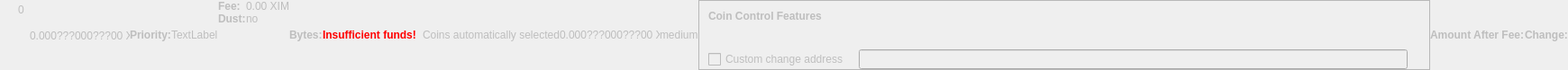
    <widget class="QWidget" name="dummyHideWidget" native="true">
     <property name="enabled">
      <bool>false</bool>
     </property>
     <property name="maximumSize">
      <size>
       <width>100</width>
       <height>22</height>
      </size>
     </property>
     <layout class="QHBoxLayout" name="dummyHideLayout">
      <property name="spacing">
       <number>0</number>
      </property>
      <property name="leftMargin">
       <number>0</number>
      </property>
      <property name="topMargin">
       <number>0</number>
      </property>
      <property name="rightMargin">
       <number>0</number>
      </property>
      <property name="bottomMargin">
       <number>0</number>
      </property>
      <item>
       <layout class="QFormLayout" name="formLayoutCoinControl1">
        <property name="horizontalSpacing">
         <number>10</number>
        </property>
        <property name="verticalSpacing">
         <number>14</number>
        </property>
        <property name="leftMargin">
         <number>10</number>
        </property>
        <property name="topMargin">
         <number>4</number>
        </property>
        <property name="rightMargin">
         <number>6</number>
        </property>
        <item row="0" column="1">
         <widget class="QLabel" name="labelCoinControlBytes">
          <property name="cursor">
           <cursorShape>IBeamCursor</cursorShape>
          </property>
          <property name="contextMenuPolicy">
           <enum>Qt::ActionsContextMenu</enum>
          </property>
          <property name="text">
           <string notr="true">0</string>
          </property>
          <property name="textInteractionFlags">
           <set>Qt::LinksAccessibleByMouse|Qt::TextSelectableByKeyboard|Qt::TextSelectableByMouse</set>
          </property>
         </widget>
        </item>
       </layout>
      </item>
      <item>
       <widget class="QLabel" name="labelCoinControlAfterFee">
        <property name="enabled">
         <bool>false</bool>
        </property>
        <property name="sizePolicy">
         <sizepolicy hsizetype="Fixed" vsizetype="Fixed">
          <horstretch>0</horstretch>
          <verstretch>0</verstretch>
         </sizepolicy>
        </property>
        <property name="minimumSize">
         <size>
          <width>111</width>
          <height>12</height>
         </size>
        </property>
        <property name="maximumSize">
         <size>
          <width>111</width>
          <height>12</height>
         </size>
        </property>
        <property name="cursor">
         <cursorShape>IBeamCursor</cursorShape>
        </property>
        <property name="contextMenuPolicy">
         <enum>Qt::ActionsContextMenu</enum>
        </property>
        <property name="text">
         <string notr="true">0.000???000???00 XIM</string>
        </property>
        <property name="textInteractionFlags">
         <set>Qt::LinksAccessibleByMouse|Qt::TextSelectableByKeyboard|Qt::TextSelectableByMouse</set>
        </property>
       </widget>
      </item>
      <item>
       <widget class="QLabel" name="labelCoinControlPriorityText">
        <property name="enabled">
         <bool>false</bool>
        </property>
        <property name="font">
         <font>
          <weight>75</weight>
          <bold>true</bold>
         </font>
        </property>
        <property name="text">
         <string>Priority:</string>
        </property>
       </widget>
      </item>
      <item>
       <layout class="QHBoxLayout" name="horizontalLayout">
        <item>
         <widget class="QLabel" name="WarningLabel">
          <property name="text">
           <string>TextLabel</string>
          </property>
         </widget>
        </item>
       </layout>
      </item>
      <item>
       <layout class="QFormLayout" name="formLayoutCoinControl3">
        <property name="horizontalSpacing">
         <number>0</number>
        </property>
        <property name="verticalSpacing">
         <number>0</number>
        </property>
        <property name="leftMargin">
         <number>0</number>
        </property>
        <property name="topMargin">
         <number>0</number>
        </property>
        <property name="rightMargin">
         <number>0</number>
        </property>
        <item row="0" column="0">
         <widget class="QLabel" name="labelCoinControlFeeText">
          <property name="enabled">
           <bool>false</bool>
          </property>
          <property name="font">
           <font>
            <weight>75</weight>
            <bold>true</bold>
           </font>
          </property>
          <property name="text">
           <string>Fee:</string>
          </property>
          <property name="margin">
           <number>0</number>
          </property>
         </widget>
        </item>
        <item row="0" column="1">
         <widget class="QLabel" name="labelCoinControlFee">
          <property name="enabled">
           <bool>false</bool>
          </property>
          <property name="cursor">
           <cursorShape>IBeamCursor</cursorShape>
          </property>
          <property name="contextMenuPolicy">
           <enum>Qt::ActionsContextMenu</enum>
          </property>
          <property name="text">
           <string notr="true">0.00 XIM</string>
          </property>
          <property name="textInteractionFlags">
           <set>Qt::LinksAccessibleByMouse|Qt::TextSelectableByKeyboard|Qt::TextSelectableByMouse</set>
          </property>
         </widget>
        </item>
        <item row="1" column="0">
         <widget class="QLabel" name="labelCoinControlLowOutputText">
          <property name="enabled">
           <bool>false</bool>
          </property>
          <property name="font">
           <font>
            <weight>75</weight>
            <bold>true</bold>
           </font>
          </property>
          <property name="text">
           <string>Dust:</string>
          </property>
         </widget>
        </item>
        <item row="1" column="1">
         <widget class="QLabel" name="labelCoinControlLowOutput">
          <property name="enabled">
           <bool>false</bool>
          </property>
          <property name="cursor">
           <cursorShape>IBeamCursor</cursorShape>
          </property>
          <property name="contextMenuPolicy">
           <enum>Qt::ActionsContextMenu</enum>
          </property>
          <property name="text">
           <string>no</string>
          </property>
          <property name="textInteractionFlags">
           <set>Qt::LinksAccessibleByMouse|Qt::TextSelectableByKeyboard|Qt::TextSelectableByMouse</set>
          </property>
         </widget>
        </item>
       </layout>
      </item>
      <item>
       <widget class="QLabel" name="labelCoinControlBytesText">
        <property name="enabled">
         <bool>false</bool>
        </property>
        <property name="font">
         <font>
          <weight>75</weight>
          <bold>true</bold>
         </font>
        </property>
        <property name="text">
         <string>Bytes:</string>
        </property>
       </widget>
      </item>
      <item>
       <layout class="QFormLayout" name="formLayoutCoinControl2">
        <property name="horizontalSpacing">
         <number>0</number>
        </property>
        <property name="verticalSpacing">
         <number>0</number>
        </property>
        <property name="leftMargin">
         <number>0</number>
        </property>
        <property name="topMargin">
         <number>0</number>
        </property>
        <property name="rightMargin">
         <number>0</number>
        </property>
       </layout>
      </item>
      <item>
       <layout class="QHBoxLayout" name="horizontalLayoutCoinControl2">
        <property name="spacing">
         <number>0</number>
        </property>
        <property name="bottomMargin">
         <number>0</number>
        </property>
       </layout>
      </item>
      <item>
       <widget class="QLabel" name="labelCoinControlInsuffFunds">
        <property name="enabled">
         <bool>false</bool>
        </property>
        <property name="minimumSize">
         <size>
          <width>0</width>
          <height>0</height>
         </size>
        </property>
        <property name="font">
         <font>
          <weight>75</weight>
          <bold>true</bold>
         </font>
        </property>
        <property name="styleSheet">
         <string notr="true">color:red;font-weight:bold;</string>
        </property>
        <property name="text">
         <string>Insufficient funds!</string>
        </property>
        <property name="margin">
         <number>5</number>
        </property>
       </widget>
      </item>
      <item>
       <layout class="QFormLayout" name="formLayoutCoinControl4">
        <property name="horizontalSpacing">
         <number>0</number>
        </property>
        <property name="verticalSpacing">
         <number>0</number>
        </property>
        <property name="leftMargin">
         <number>0</number>
        </property>
        <property name="topMargin">
         <number>0</number>
        </property>
        <property name="rightMargin">
         <number>0</number>
        </property>
       </layout>
      </item>
      <item>
       <widget class="QLabel" name="labelCoinControlChangeLabel">
        <property name="enabled">
         <bool>false</bool>
        </property>
        <property name="sizePolicy">
         <sizepolicy hsizetype="Preferred" vsizetype="Expanding">
          <horstretch>0</horstretch>
          <verstretch>0</verstretch>
         </sizepolicy>
        </property>
        <property name="minimumSize">
         <size>
          <width>0</width>
          <height>0</height>
         </size>
        </property>
        <property name="text">
         <string/>
        </property>
        <property name="margin">
         <number>3</number>
        </property>
       </widget>
      </item>
      <item>
       <widget class="QLabel" name="labelCoinControlAutomaticallySelected">
        <property name="enabled">
         <bool>false</bool>
        </property>
        <property name="sizePolicy">
         <sizepolicy hsizetype="Fixed" vsizetype="Fixed">
          <horstretch>0</horstretch>
          <verstretch>0</verstretch>
         </sizepolicy>
        </property>
        <property name="minimumSize">
         <size>
          <width>0</width>
          <height>0</height>
         </size>
        </property>
        <property name="maximumSize">
         <size>
          <width>240</width>
          <height>16777215</height>
         </size>
        </property>
        <property name="text">
         <string>Coins automatically selected</string>
        </property>
        <property name="margin">
         <number>5</number>
        </property>
       </widget>
      </item>
      <item>
       <widget class="QLabel" name="labelCoinControlChange">
        <property name="enabled">
         <bool>false</bool>
        </property>
        <property name="sizePolicy">
         <sizepolicy hsizetype="Fixed" vsizetype="Fixed">
          <horstretch>0</horstretch>
          <verstretch>0</verstretch>
         </sizepolicy>
        </property>
        <property name="minimumSize">
         <size>
          <width>111</width>
          <height>0</height>
         </size>
        </property>
        <property name="maximumSize">
         <size>
          <width>111</width>
          <height>16777215</height>
         </size>
        </property>
        <property name="cursor">
         <cursorShape>IBeamCursor</cursorShape>
        </property>
        <property name="contextMenuPolicy">
         <enum>Qt::ActionsContextMenu</enum>
        </property>
        <property name="text">
         <string notr="true">0.000???000???00 XIM</string>
        </property>
        <property name="textInteractionFlags">
         <set>Qt::LinksAccessibleByMouse|Qt::TextSelectableByKeyboard|Qt::TextSelectableByMouse</set>
        </property>
       </widget>
      </item>
      <item>
       <widget class="QLabel" name="labelCoinControlPriority">
        <property name="enabled">
         <bool>false</bool>
        </property>
        <property name="cursor">
         <cursorShape>IBeamCursor</cursorShape>
        </property>
        <property name="contextMenuPolicy">
         <enum>Qt::ActionsContextMenu</enum>
        </property>
        <property name="text">
         <string>medium</string>
        </property>
        <property name="textInteractionFlags">
         <set>Qt::LinksAccessibleByMouse|Qt::TextSelectableByKeyboard|Qt::TextSelectableByMouse</set>
        </property>
       </widget>
      </item>
      <item>
       <widget class="QFrame" name="frameCoinControl">
        <property name="sizePolicy">
         <sizepolicy hsizetype="Expanding" vsizetype="Expanding">
          <horstretch>0</horstretch>
          <verstretch>0</verstretch>
         </sizepolicy>
        </property>
        <property name="maximumSize">
         <size>
          <width>16777215</width>
          <height>16777215</height>
         </size>
        </property>
        <property name="frameShape">
         <enum>QFrame::StyledPanel</enum>
        </property>
        <property name="frameShadow">
         <enum>QFrame::Sunken</enum>
        </property>
        <layout class="QVBoxLayout" name="verticalLayoutCoinControl2_2">
         <property name="spacing">
          <number>0</number>
         </property>
         <property name="leftMargin">
          <number>0</number>
         </property>
         <property name="topMargin">
          <number>0</number>
         </property>
         <property name="rightMargin">
          <number>0</number>
         </property>
         <property name="bottomMargin">
          <number>0</number>
         </property>
         <item>
          <layout class="QVBoxLayout" name="verticalLayoutCoinControl" stretch="0,0,0,1">
           <property name="spacing">
            <number>0</number>
           </property>
           <property name="leftMargin">
            <number>10</number>
           </property>
           <property name="topMargin">
            <number>10</number>
           </property>
           <item>
            <layout class="QHBoxLayout" name="horizontalLayoutCoinControl1">
             <property name="bottomMargin">
              <number>15</number>
             </property>
             <item>
              <widget class="QLabel" name="labelCoinControlFeatures">
               <property name="enabled">
                <bool>false</bool>
               </property>
               <property name="sizePolicy">
                <sizepolicy hsizetype="Preferred" vsizetype="Maximum">
                 <horstretch>0</horstretch>
                 <verstretch>0</verstretch>
                </sizepolicy>
               </property>
               <property name="font">
                <font>
                 <weight>75</weight>
                 <bold>true</bold>
                </font>
               </property>
               <property name="styleSheet">
                <string notr="true">font-weight:bold;</string>
               </property>
               <property name="text">
                <string>Coin Control Features</string>
               </property>
              </widget>
             </item>
            </layout>
           </item>
           <item>
            <widget class="QWidget" name="widgetCoinControl" native="true">
             <property name="sizePolicy">
              <sizepolicy hsizetype="Preferred" vsizetype="Preferred">
               <horstretch>0</horstretch>
               <verstretch>0</verstretch>
              </sizepolicy>
             </property>
             <property name="minimumSize">
              <size>
               <width>0</width>
               <height>0</height>
              </size>
             </property>
             <property name="styleSheet">
              <string notr="true"/>
             </property>
             <layout class="QHBoxLayout" name="horizontalLayoutCoinControl5_2">
              <property name="leftMargin">
               <number>0</number>
              </property>
              <property name="topMargin">
               <number>0</number>
              </property>
              <property name="rightMargin">
               <number>0</number>
              </property>
              <property name="bottomMargin">
               <number>0</number>
              </property>
              <item>
               <layout class="QHBoxLayout" name="horizontalLayoutCoinControl3">
                <property name="spacing">
                 <number>20</number>
                </property>
                <property name="topMargin">
                 <number>0</number>
                </property>
                <property name="bottomMargin">
                 <number>10</number>
                </property>
               </layout>
              </item>
             </layout>
            </widget>
           </item>
           <item>
            <layout class="QHBoxLayout" name="horizontalLayoutCoinControl4" stretch="0,0,0">
             <property name="spacing">
              <number>12</number>
             </property>
             <property name="sizeConstraint">
              <enum>QLayout::SetDefaultConstraint</enum>
             </property>
             <property name="topMargin">
              <number>5</number>
             </property>
             <property name="rightMargin">
              <number>5</number>
             </property>
             <item>
              <widget class="QCheckBox" name="checkBoxCoinControlChange">
               <property name="enabled">
                <bool>false</bool>
               </property>
               <property name="toolTip">
                <string>If this is activated, but the change address is empty or invalid, change will be sent to a newly generated address.</string>
               </property>
               <property name="text">
                <string>Custom change address</string>
               </property>
              </widget>
             </item>
             <item>
              <widget class="QValidatedLineEdit" name="lineEditCoinControlChange">
               <property name="enabled">
                <bool>false</bool>
               </property>
               <property name="sizePolicy">
                <sizepolicy hsizetype="Expanding" vsizetype="Fixed">
                 <horstretch>0</horstretch>
                 <verstretch>0</verstretch>
                </sizepolicy>
               </property>
              </widget>
             </item>
             <item>
              <widget class="QLabel" name="labelCoinControlChangeLabel_2">
               <property name="sizePolicy">
                <sizepolicy hsizetype="Preferred" vsizetype="Expanding">
                 <horstretch>0</horstretch>
                 <verstretch>0</verstretch>
                </sizepolicy>
               </property>
               <property name="minimumSize">
                <size>
                 <width>0</width>
                 <height>0</height>
                </size>
               </property>
               <property name="text">
                <string/>
               </property>
               <property name="margin">
                <number>3</number>
               </property>
              </widget>
             </item>
            </layout>
           </item>
           <item>
            <spacer name="verticalSpacerCoinControl">
             <property name="orientation">
              <enum>Qt::Vertical</enum>
             </property>
             <property name="sizeHint" stdset="0">
              <size>
               <width>800</width>
               <height>1</height>
              </size>
             </property>
            </spacer>
           </item>
          </layout>
         </item>
        </layout>
       </widget>
      </item>
      <item>
       <widget class="QLabel" name="labelCoinControlAfterFeeText">
        <property name="enabled">
         <bool>false</bool>
        </property>
        <property name="minimumSize">
         <size>
          <width>0</width>
          <height>0</height>
         </size>
        </property>
        <property name="maximumSize">
         <size>
          <width>16777215</width>
          <height>16777215</height>
         </size>
        </property>
        <property name="font">
         <font>
          <weight>75</weight>
          <bold>true</bold>
         </font>
        </property>
        <property name="text">
         <string>Amount After Fee:</string>
        </property>
        <property name="alignment">
         <set>Qt::AlignLeading|Qt::AlignLeft|Qt::AlignVCenter</set>
        </property>
        <property name="margin">
         <number>0</number>
        </property>
       </widget>
      </item>
      <item>
       <widget class="QLabel" name="labelCoinControlChangeText">
        <property name="enabled">
         <bool>false</bool>
        </property>
        <property name="sizePolicy">
         <sizepolicy hsizetype="Preferred" vsizetype="Preferred">
          <horstretch>0</horstretch>
          <verstretch>0</verstretch>
         </sizepolicy>
        </property>
        <property name="minimumSize">
         <size>
          <width>0</width>
          <height>0</height>
         </size>
        </property>
        <property name="maximumSize">
         <size>
          <width>16777215</width>
          <height>16777215</height>
         </size>
        </property>
        <property name="font">
         <font>
          <weight>75</weight>
          <bold>true</bold>
         </font>
        </property>
        <property name="text">
         <string>Change:</string>
        </property>
        <property name="alignment">
         <set>Qt::AlignLeading|Qt::AlignLeft|Qt::AlignVCenter</set>
        </property>
       </widget>
      </item>
     </layout>
    </widget>
